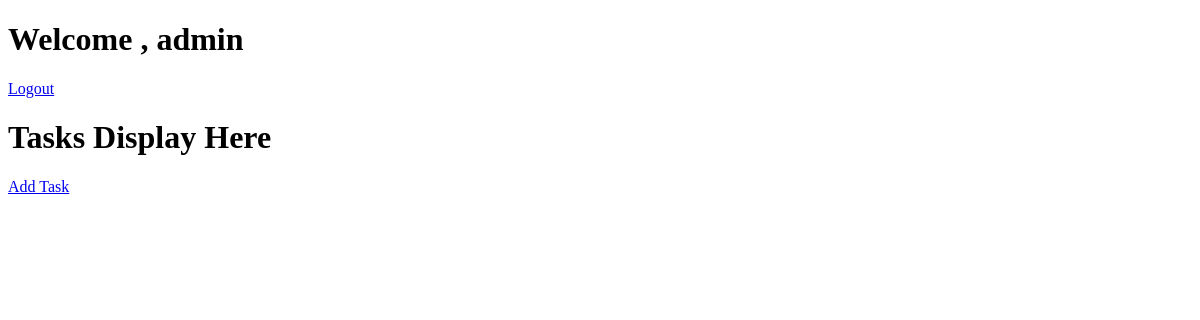
Before: /tasks/ (signed in) with the older database file.
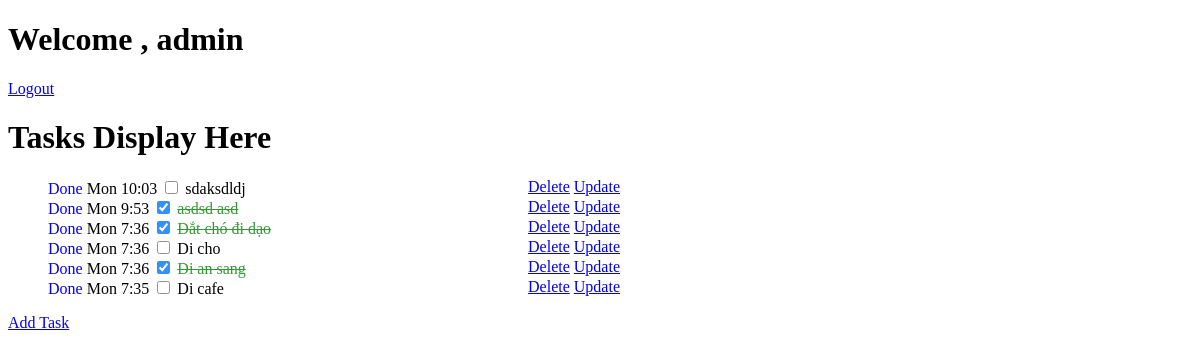
After: the same page with the newer database file.
### tasks/models.py (models this page shows, shortened)
class TaskList(models.Model):
    user = models.ForeignKey(User, null= True, blank=True, on_delete=models.CASCADE)
    title = models.CharField(max_length=100,blank=False)
    detail = models.TextField(max_length=100,blank=True)
    created_at = models.DateTimeField(auto_now_add=True)
    complete = models.BooleanField(default=False)
    class Meta:
        ordering = ['-created_at']

### tasks/views.py (the view)
# urls.py: path('', views.tasks , name="tasks"),
def tasks(request):
    if not request.user.is_authenticated:
        return redirect('login')
    tasklist = TaskList.objects.filter(user=request.user)
    context = {
        'tasks' : tasklist
    }
    return render(request, 'tasks/tasks.html', context)

### tasks/templates/tasks/tasks.html
{% extends 'tasks/layout.html' %}
{% block body %}
{% if user.is_authenticated %}<h1>Welcome , {{user}} </h1>
<a href="{% url 'logout' %}">Logout</a>
{% else %}
    <a href="{% url 'login'%}"><h1>Login</h1></a>
{%endif%}
<h1>Tasks Display Here</h1>
{% if request.user.is_authenticated %}
<div class="task-list">
    <ul>
        {% for task in tasks %}
        <li>
            <div class="text-field">
                <a href="form/complete/{{task.id}}" style="text-decoration: none;"> Done </a>{{task.created_at|date:"D f"}}
                <input type="checkbox" id="{{task.id}}" onchange="this.checked = !this.checked" {% if task.complete %}checked{% endif %}>
                <label for="">{{task.title}}</label>
            </div>
            <div class="button-field">
                <a href="form/delete/{{task.id}}" onclick="return DeleteTask()">Delete</a>
                <a href="form/{{task.id}}/update">Update</a>
            </div>
        </li>
        {% endfor %}
    </ul>
    <a href="{% url 'addtasks' %}">Add Task</a>
</div>
{% endif %}
{% endblock %}

### tasks/templates/tasks/layout.html (shortened to what this page needs)
<!DOCTYPE html>
<html>
    <head>
    {% load static %}
    <link rel="stylesheet" type="text/css" href="{% static 'tasks/css/style.css' %}">
    </head>
    <body>
        {% block body %}
        {% endblock %}
    </body>
</html>

### tasks/static/tasks/css/style.css (style rules this page uses)
.task-list li { width: 50%; list-style-type:none; display: flex; justify-content: space-between; }
.task-list input[type="checkbox"], .task-list input[type="checkbox"]:checked + label { opacity: .8; text-decoration: line-through; color: green; }

Changed rows visible on the page:
added TaskList: created_at "Mon 10:03", title "sdaksdldj"
added TaskList: created_at "Mon 9:53", complete "☑", title "asdsd asd"
added TaskList: created_at "Mon 7:36", complete "☑", title "Dắt chó đi dạo"
added TaskList: created_at "Mon 7:36", title "Di cho"
added TaskList: created_at "Mon 7:36", complete "☑", title "Di an sang"
added TaskList: created_at "Mon 7:35", title "Di cafe"
